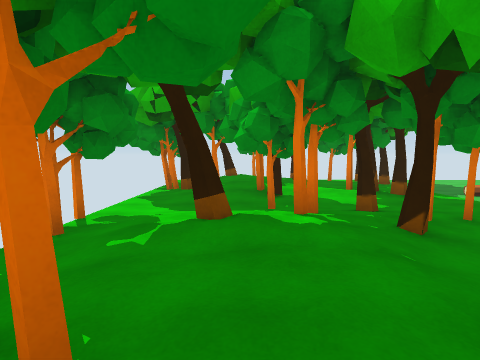
[1] (above)

24 first-person views from a walk through a Unity game level. The camera is 1.5 m above the floor, tilts 4° down and sees 70° across. The floor is counted in squares, 2 m on a side. Each view is taken from the middle of a square. On the plan, view 1 faces up. The plan holds only what a view shows up to about 11 squares ahead; the rest is blank. The place goes on beyond the plan. The player character is not drawn.

[2]
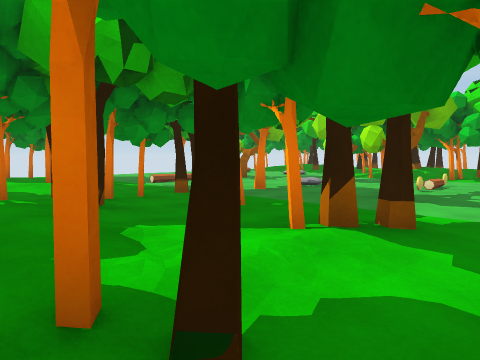

[3]
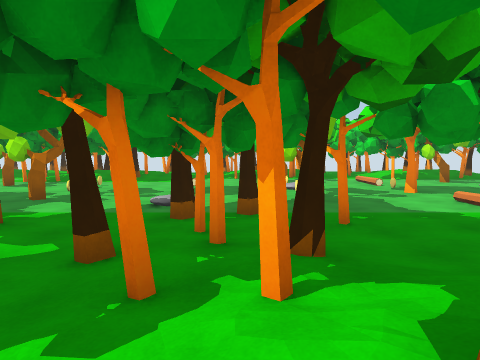

[4]
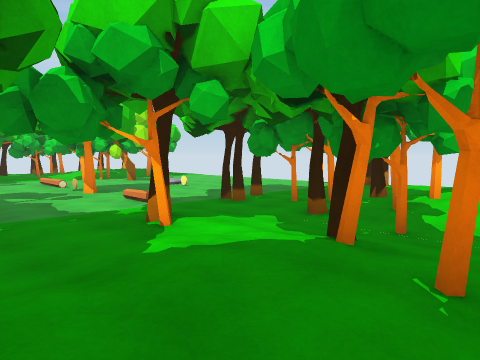

[5]
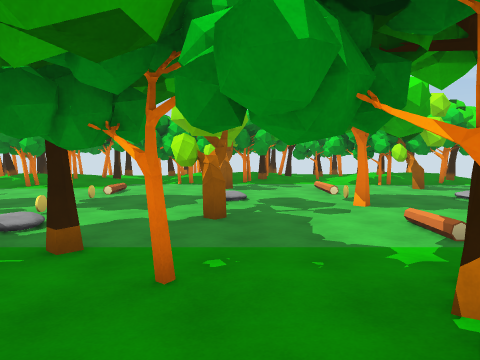

[6]
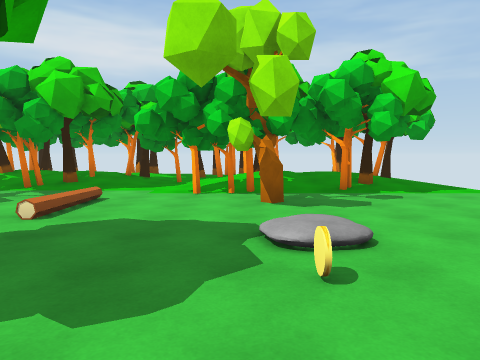

[7]
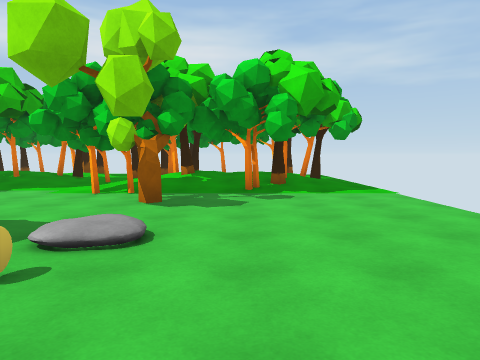

[8]
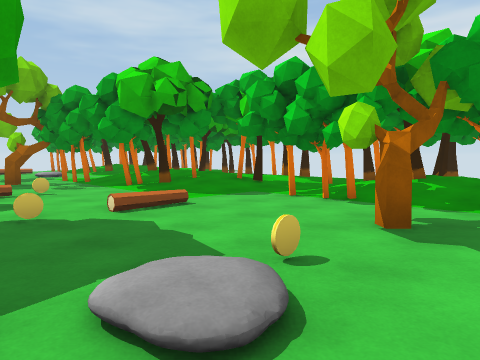

[9]
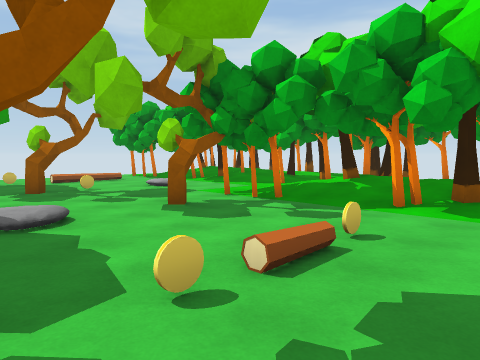

[10]
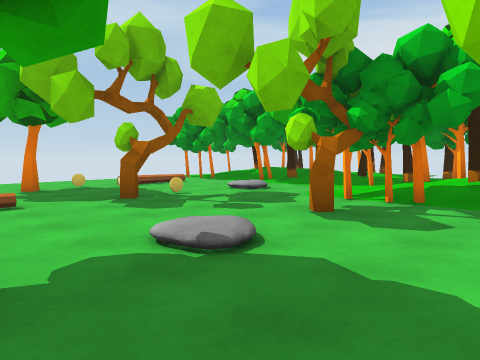

[11]
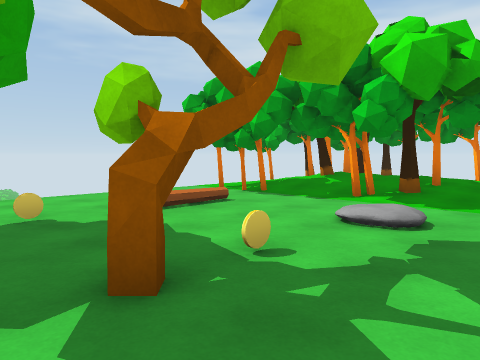

[12]
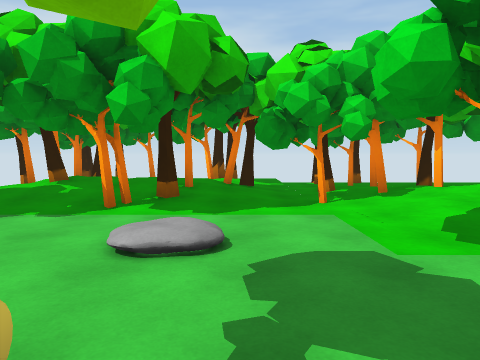

[13]
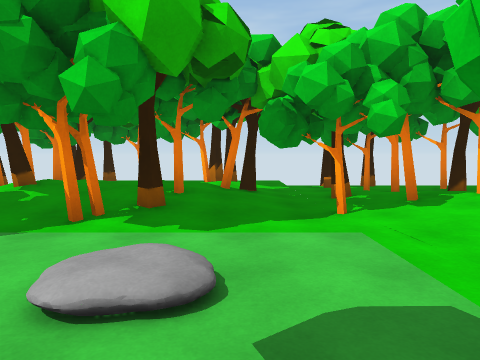

[14]
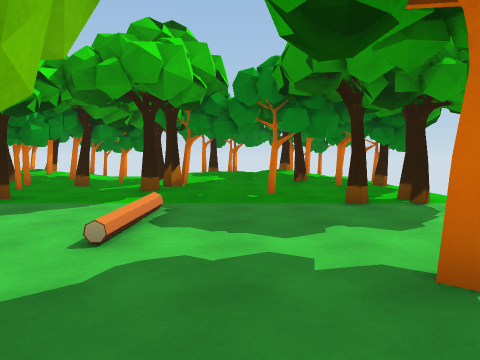

[15]
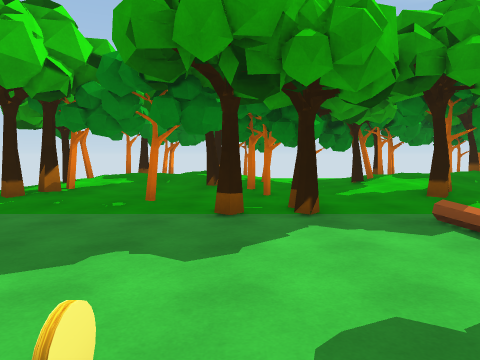

[16]
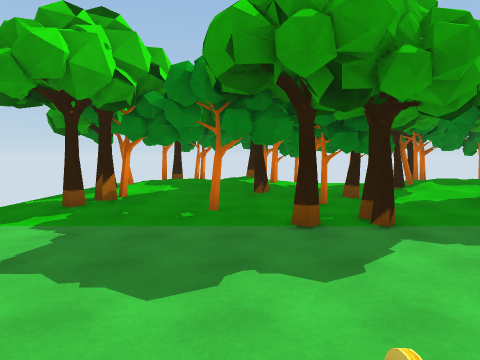

[17]
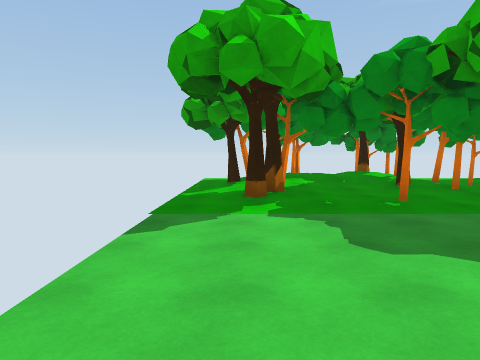

[18]
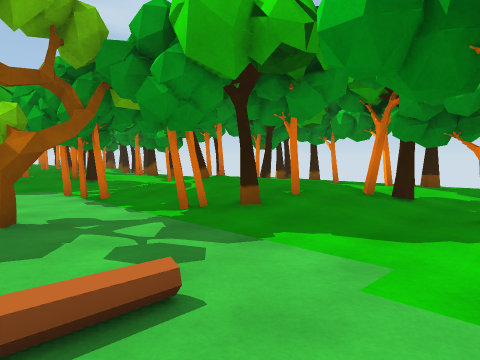

[19]
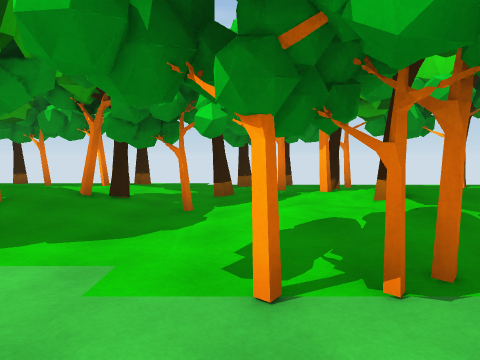

[20]
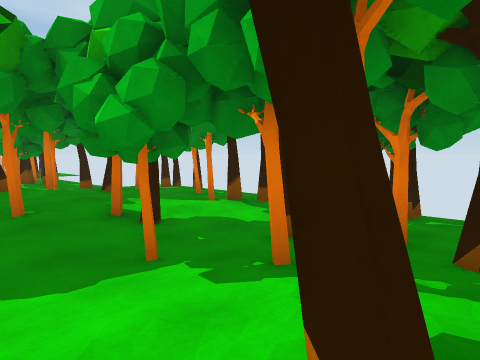

[21]
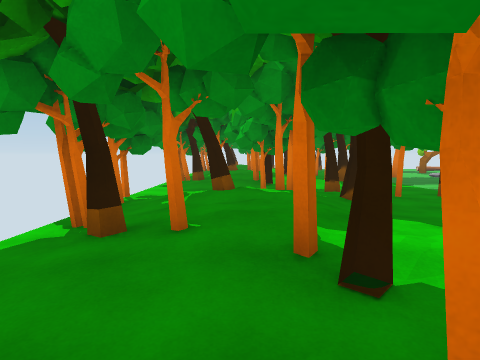

[22]
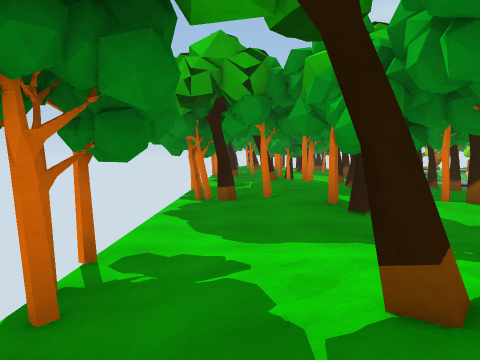

[23]
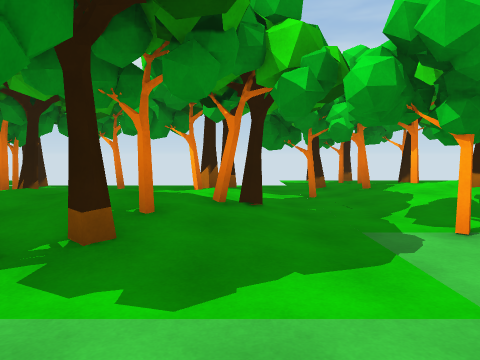

[24]
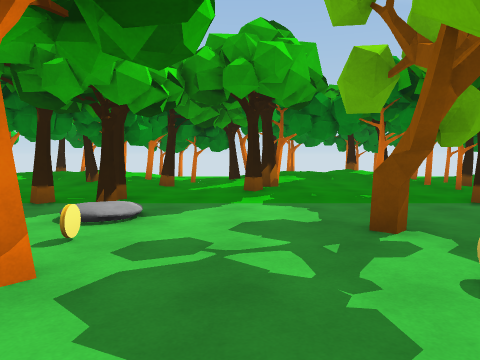

### Floor plan
Key: @ floor where view 1 was taken; # wall or solid block; x gap in a wall; . main floor; : floor 0.25 m higher than the main floor; + floor 0.5 m higher than the main floor; / step, stairs or slope; T thing the floor can be seen under or through; R tree; C coin; L log; O other object.
Columns run from 2 left of view 1 to 20 right of it. Each row starts with its distance up from view 1.
 13    #              x#
 12    ####.. .... ..//# ##
 11 # /## .#.......#/+#/#.#
 10 ./#//.#...RC..../#/# #
  9 # ///...........///
  8 .#//::.///.RC./.##/ /.
  7 .//#//.......././##/##
  6 ...T............#.....
  5 #//TT.#.../.R.////#x##
  4 #//TTT..R./.R.#/#//..x
  3 ./#//.#......./#// #.
  2 #////....R....#/+/ ..
  1 .#//::....CLC./#///#.
  0 ./@#//........./#///.
 -1 ...#..../.R.......#..
 -2 #//##.#./C#C.L...///###
 -3 #//###.#.......#/+#//.#
 -4 ./#//.#..R./..R./#/#.#.
 -5 #////.....O/C...////...
 -6 .#//::..........##///..
 -7 .//#//..........//#/##.
 -8 ...T....L.RO......#....
 -9 #//TT.#........///##..#
-10 #//TTT.#.../..R#//##..x
-11 ./#//.#...C/..../#//..
-12 #////..........#/// ..
-13  #//::..........#/  /.
-14   /#//..........//#
-15   .x....... ......x

Where each view was taken, in squares from view 1:
view 1: 0 up, 0 right, facing up
view 2: 1 down, 0 right, facing up-right
view 3: 3 down, 1 left, facing right
view 4: 4 down, 1 left, facing down-right
view 5: 5 down, 1 right, facing right
view 6: 10 down, 6 right, facing right
view 7: 12 down, 6 right, facing right
view 8: 6 down, 8 right, facing up-right
view 9: 0 up, 7 right, facing up-right
view 10: 2 up, 6 right, facing up-right
view 11: 6 up, 8 right, facing up-right
view 12: 7 up, 9 right, facing right
view 13: 7 up, 10 right, facing right
view 14: 9 up, 10 right, facing left
view 15: 10 down, 9 right, facing left
view 16: 11 down, 9 right, facing left
view 17: 14 down, 9 right, facing left
view 18: 9 down, 11 right, facing up-right
view 19: 9 down, 11 right, facing right
view 20: 11 down, 14 right, facing up-right
view 21: 9 down, 0 right, facing up
view 22: 12 down, 1 left, facing up
view 23: 0 up, 10 right, facing right
view 24: 0 up, 10 right, facing left
